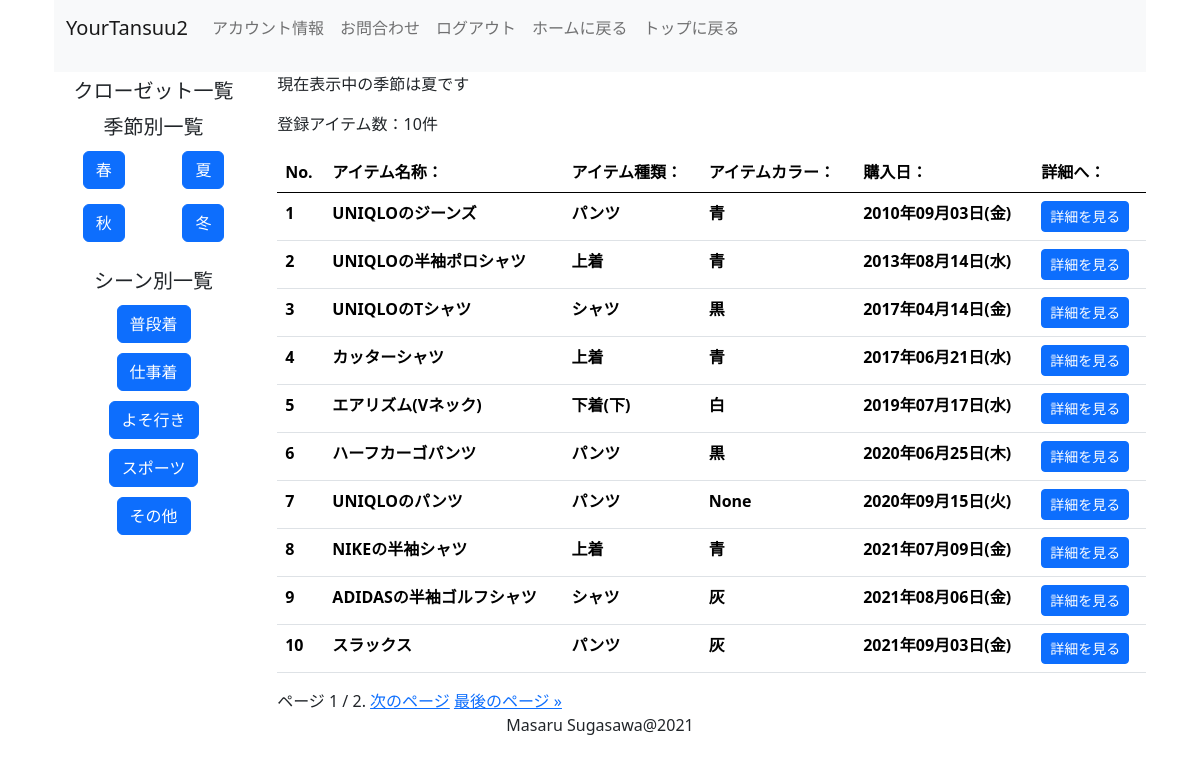
The page /contents/season-list-home/summer/ (signed in) on the database its author committed.
### item/models.py (models this page shows, shortened)
class Item(models.Model):
    user = models.ForeignKey(settings.AUTH_USER_MODEL, verbose_name='ユーザー', on_delete=models.CASCADE,null=True)
    data_id = models.AutoField(verbose_name = 'アイテムNo.', primary_key=True)
    item_type = models.CharField(verbose_name = 'アイテム種類', max_length=255, choices = ITEM_TYPE_CHOICES)
    season = models.CharField(verbose_name = '季節', max_length=10, choices = SEASON_CHOICES, default='spring')
    occasion = models.CharField(verbose_name = 'シーン', max_length=30, choices = OCCASION_CHOICES, default='daily_use')
    item_name = models.CharField(verbose_name = 'アイテム名称', max_length=300)
    item_color = models.CharField(verbose_name = 'アイテム色', max_length=20, choices = ITEM_COLOR_CHOICES, blank=True, null=True)
    item_brand = models.CharField(verbose_name = 'ブランド', max_length=150, blank=True,null=True)
    purchase_date = models.DateTimeField(verbose_name = '購入日', blank=True, null=True)
    pricing = models.IntegerField(verbose_name = '購入価格(円)', )
    purchase_place = models.CharField(verbose_name = '購入場所', max_length=255,blank=True,null=True)
    item_image = models.ImageField(verbose_name = 'アイテム画像', upload_to='images/closet', blank = True, null=True)
    memo = models.TextField(verbose_name = 'メモ', blank=True,null=True)
    favorite_level = models.IntegerField(verbose_name = 'お気に入り度', choices = FAVORITE_LEVEL_CHOICES, blank=True, null=True, default='1')
    item_importance = models.IntegerField(verbose_name = '大事さ', choices = ITEM_IMPORTANCE_CHOICES, blank=True, null=True, default='1')
    create_date = models.DateTimeField(verbose_name = '作成日', auto_now_add=True)
    update_date = models.DateTimeField(verbose_name = '更新日', auto_now=True)
    closet = models.ForeignKey(Closet, on_delete=models.PROTECT, null=True, default=None)
    class Meta:
        ordering = ['purchase_date']

### item/views.py (the view)
# urls.py: path('season-list-home/<str:season>/', SeasonListHomeView, name = 'season_list_home'),
@login_required
def SeasonListHomeView(request,season):
    object_list = Item.objects.filter(user_id=request.user, season=season)
    for item in SEASON_CHOICES:
        if season == item[0]:
            kisetsu = item[1]
    paginator = Paginator(object_list, 10)
    page_number = request.GET.get('page')
    page_object = paginator.get_page(page_number)
    return render(request, 'contents/season_list.html', {'page_object': page_object,'kisetsu':kisetsu})

### templates/contents/season_list.html (shortened to what this page needs)
{% extends 'contents/base.html' %}
{% load django_bootstrap5 %}
{% block content %}
<div class="container">
    <p>現在表示中の季節は{{ kisetsu }}です</p>
    <p>登録アイテム数：{{ page_object | length }}件</p>
    <table class="table">
      <thead>
        <tr>
          <th>No.</th>
          <th>アイテム名称：</th>
          <th>アイテム種類：</th>
          <th>アイテムカラー：</th>
          <th>購入日：</th>
          <th>詳細へ：</th>
        </tr>
      </thead>
      <tbody>
        {% for item in page_object %}
        <tr>
          <th>{{ forloop.counter0 | add:page_object.start_index }}</th>
          <th>{{ item.item_name }}</th>
          <th>{{ item.get_item_type_display}}</th>
          <th>{{ item.get_item_color_display}}</th>
          <th>{{ item.purchase_date | date:"Y年m月d日(D)" }}</th>
          <th><a href="{% url 'item_detail' item.pk %}"button class="btn btn-sm btn-primary" type="submit">詳細を見る</a></th>
        </tr>
        {% endfor %}
      </tbody>
    </table>
      <div class="pagination">
        <span class="step-links">
            <span class="current">
                ページ {{ page_object.number }} / {{ page_object.paginator.num_pages }}.
            </span>
            {% if page_object.has_next %}
                <a href="?page={{ page_object.next_page_number }}">次のページ</a>
                <a href="?page={{ page_object.paginator.num_pages }}">最後のページ &raquo;</a>
            {% endif %}
        </span>
    </div>
{% endblock content %}

### static/account-static/style.css (style rules this page uses)
html { font-family: 'Open Sans', sans-serif; font-family: 'Noto Serif JP', serif; }

### rows shown on the page
Item: item_name "UNIQLOのジーンズ", item_type "パンツ", item_color "青", purchase_date "2010年09月03日(金)"
Item: item_name "UNIQLOの半袖ポロシャツ", item_type "上着", item_color "青", purchase_date "2013年08月14日(水)"
Item: item_name "UNIQLOのTシャツ", item_type "シャツ", item_color "黒", purchase_date "2017年04月14日(金)"
Item: item_name "カッターシャツ", item_type "上着", item_color "青", purchase_date "2017年06月21日(水)"
Item: item_name "エアリズム(Vネック)", item_type "下着(下)", item_color "白", purchase_date "2019年07月17日(水)"
Item: item_name "ハーフカーゴパンツ", item_type "パンツ", item_color "黒", purchase_date "2020年06月25日(木)"
Item: item_name "UNIQLOのパンツ", item_type "パンツ", item_color "None", purchase_date "2020年09月15日(火)"
Item: item_name "NIKEの半袖シャツ", item_type "上着", item_color "青", purchase_date "2021年07月09日(金)"
Item: item_name "ADIDASの半袖ゴルフシャツ", item_type "シャツ", item_color "灰", purchase_date "2021年08月06日(金)"
Item: item_name "スラックス", item_type "パンツ", item_color "灰", purchase_date "2021年09月03日(金)"

### other values the page prints
{{ kisetsu }} "夏"
{{ page_object | length }} "10"
{{ page_object.number }} "1"
{{ page_object.paginator.num_pages }} "2"
